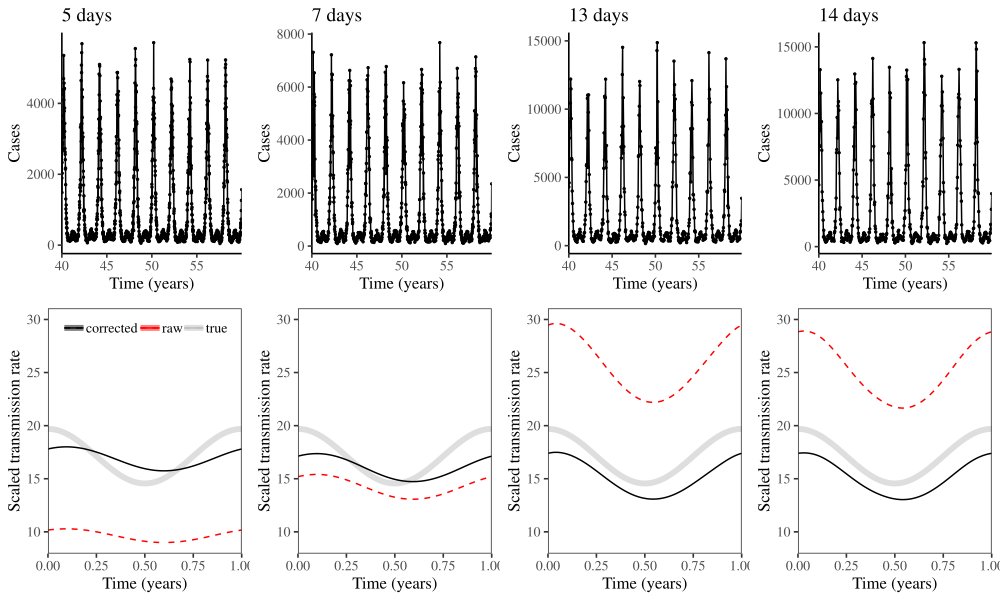

Here is the R script that generated this plot:
library(mgcv)
library(tidyr)
library(dplyr)
library(deSolve)
library(ggplot2); theme_set(theme_bw(base_size=12, base_family = "Times"))
library(gridExtra)
library(emdbook)
source("../R/tsir_util.R")

if (.Platform$OS.type=="windows") {
	windowsFonts(Times=windowsFont("Times"))
} 

scale_colour_discrete <- function(...,palette="Dark2") scale_colour_brewer(...,palette=palette)
scale_fill_discrete <- function(...,palette="Dark2") scale_fill_brewer(...,palette=palette)

rprob <- 0.7
theta <- 10

simulate_data <- function(oo,
						  tstep=5,
						  state="CI",
						  seed=101,
						  rprob=0.7,
						  theta=10) {
	set.seed(seed)
	
	tcut <- seq(0, 365, by=tstep)
	tcut[length(tcut)] <- 365
	
	twhich <- (oo$time %% 365) %in% tcut
	
	oo_subset <- oo[twhich,]
	
	birth <- diff(oo_subset$CB)
	cases <- diff(oo_subset[[state]])
	
	data.frame(
		year=head(floor(oo_subset$time/365),-1),
		birth=rpois(length(birth), birth),
		cases=rbetabinom(length(cases), rprob, round(cases), theta),
		trueS=head(oo_subset$S,-1),
		factor=rep(1:(length(tcut)-1), 100)[1:length(cases)],
		time=head(oo_subset$time/365,-1)
	)
}

simple_tsir <- function(data, N=5e6) {
	regdata <- data.frame(
		y=cumsum(data$birth),
		x=cumsum(data$cases)
	)
	
	lfit <- lm(y~x, data=regdata)
	
	rho <- 1/coef(lfit)[2]
	Z <- residuals(lfit)
	
	Smean <- seq(0.03, 0.2, by=0.001)
	liklist <- rep(NA, length(Smean))
	
	for (i in 1:length(Smean)) {
		fitdata <- data.frame(
			Inew=tail(data$cases,-1)/rho,
			Iprev=head(data$cases,-1)/rho,
			rt=head(data$factor,-1),
			S=head(Smean[i]*N+Z,-1),
			N=N
		)
		
		tempdata <- fitdata[fitdata$rt==max(fitdata$rt),]
		tempdata$rt <- 0
		
		fitdata <- bind_rows(fitdata, tempdata)
		
		fitdata$offterm <- log(fitdata$S) - log(fitdata$N)
		
		gfit <- gam(log(Inew) ~ log(Iprev) + s(rt, bs="cc") + offset(offterm), data=fitdata)
		
		liklist[[i]] <- logLik(gfit)
	}
	
	j <- which.max(liklist)
	
	fitdata <- data.frame(
		Inew=tail(data$cases,-1)/rho,
		Iprev=head(data$cases,-1)/rho,
		rt=head(data$factor,-1),
		S=head(Smean[j]*N+Z,-1),
		N=N
	)
	
	tempdata <- fitdata[fitdata$rt==max(fitdata$rt),]
	tempdata$rt <- 0
	
	fitdata <- bind_rows(fitdata, tempdata)
	
	fitdata$offterm <- log(fitdata$S) - log(fitdata$N)
	
	gfit <- gam(log(Inew) ~ log(Iprev) + s(rt, bs="cc") + offset(offterm), data=fitdata)
	
	tdata <- data.frame(
		time=seq(0, max(fitdata$rt), by=0.1)/max(fitdata$rt),
		raw=exp(predict(gfit, newdata=data.frame(rt=seq(0, max(fitdata$rt), by=0.1), Iprev=1, offterm=0))),
		fix=fixfun(predict(gfit, newdata=data.frame(rt=seq(0, max(fitdata$rt), by=0.1), Iprev=1, offterm=0)), coef(gfit)[2], N, fitdata$Iprev)
	)
	
	list(
		beta=tdata,
		rho=rho,
		Smean=Smean[j],
		gfit=gfit,
		Z=Z,
		alpha=coef(gfit)[2]
	)
}

gfun <- function(t, y, pars) {
	with(as.list(c(y, pars)), {
		beta <- b0 * (1 + b1 * cos(2 * pi * t/365))
		dS <- mu * (N - S) - beta * S * I/N
		dE <- beta * S * I/N - (sigma + mu) * E
		dI <- sigma * E - (gamma + mu) * I
		dR <- gamma * I - mu * R
		
		dCB <- mu * N
		dCE <- beta * S * I/N
		dCI <- sigma * E
		dCR <- gamma * I
		
		list(c(dS, dE, dI, dR, dCB, dCE, dCI, dCR))
	})
}

yini <- c(S=0.05*5e6, E= 1e-4*5e6, I=1e-4*5e6, R=(1-(0.05+2e-4))*5e6, CB=0, CE=0, CI=0, CR=0)
pars <- c(mu=1/(50*365), b0=1250/365, b1=0.15, sigma=1/8, gamma=1/5, N=5e6)
tvec <- seq(0, 60 * 365, by=1)

out <- as.data.frame(ode(yini, tvec, gfun, pars))

out_subset <- out %>% 
	filter(time >= 40*365)

data_5 <- simulate_data(out_subset)
data_7 <- simulate_data(out_subset, tstep=7)
data_13 <- simulate_data(out_subset, tstep=13)
data_14 <- simulate_data(out_subset, tstep=14)

fit_5 <- simple_tsir(data_5)
fit_7 <- simple_tsir(data_7)
fit_13 <- simple_tsir(data_13)
fit_14 <- simple_tsir(data_14)

g_case1 <- ggplot(data_5) +
	geom_line(aes(time, cases)) +
	geom_point(aes(time, cases), size=0.5) +
	scale_x_continuous("Time (years)", expand=c(0, 0)) +
	scale_y_continuous("Cases") +
	theme(
		panel.grid = element_blank(),
		panel.border = element_blank(),
		axis.line = element_line()
	) + 
	ggtitle("5 days")

g_case2 <- (g_case1 %+% data_7) + ggtitle("7 days")
g_case3 <- g_case1 %+% data_13 + ggtitle("13 days")
g_case4 <- g_case1 %+% data_14 + ggtitle("14 days")

trans_default <- ggplot(fit_5$beta) +
	stat_function(fun=function(x) 1250/365 * (1 + 0.15 * cos(2 * pi * x))*5, lwd=2, aes(col="true"), alpha=0.5) +
	geom_line(aes(time, raw, col="raw"), lty=2) +
	scale_x_continuous("Time (years)", expand=c(0,0)) +
	scale_y_continuous("Scaled transmission rate", limits=c(9, 30)) +
	scale_colour_manual(values=c("black", "red", "grey")) +
	theme(
		legend.title = element_blank(),
		panel.grid = element_blank()
	)

g_trans1 <- (trans_default %+% fit_5$beta) +
	geom_line(aes(time, fix * 13/5, col="corrected")) +
	theme(
		legend.position = c(0.5, 0.92),
		legend.key.height = grid::unit(0.1, "cm"),
		legend.direction = "horizontal"
	)

g_trans2 <- (trans_default %+% fit_7$beta) +
	geom_line(aes(time, fix * 13/7, col="corrected"))  +
	theme(
		legend.position = "none"
	)

g_trans3 <- (trans_default %+% fit_13$beta) +
	geom_line(aes(time, fix * 13/13, col="corrected"))  +
	theme(
		legend.position = "none"
	)

g_trans4 <- (trans_default %+% fit_14$beta) +
	geom_line(aes(time, fix * 13/14, col="corrected"))  +
	theme(
		legend.position="none"
	)

gfinal <- arrangeGrob(
	arrangeGrob(g_case1, g_case2, g_case3, g_case4, nrow=1),
	arrangeGrob(g_trans1, g_trans2, g_trans3, g_trans4, nrow=1)
)

ggsave("tsir_time_step.pdf", gfinal, width=10, height=6)
